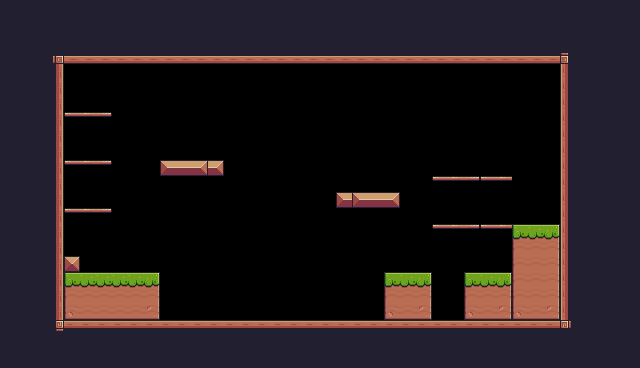

A level layout from a 2D game, rendered from its tile map. Below: a short description, then the map file with its tile-grid data intact:
An orthogonal 40x23 tile map with 16x16 px tiles, 1 tile layer (Background) and 37 objects (11x Fruit, 5x Platform, Player, Saw, Checkpoint, ...).

<map version="1.10" tiledversion="1.11.2" orientation="orthogonal" renderorder="right-down" width="40" height="23" tilewidth="16" tileheight="16" infinite="0" nextlayerid="4" nextobjectid="79">
 <tileset firstgid="1" source="Pixel Adventure.tsx" />
 <layer id="1" name="Background" width="40" height="23">
  <properties>
   <property name="BackgroundColor" value="Gray" />
  </properties>
  <data encoding="csv">
24,24,24,24,24,24,24,24,24,24,24,24,24,24,24,24,24,24,24,24,24,24,24,24,24,24,24,24,24,24,24,24,24,24,24,24,24,24,24,24,
24,24,24,24,24,24,24,24,24,24,24,24,24,24,24,24,24,24,24,24,24,24,24,24,24,24,24,24,24,24,24,24,24,24,24,24,24,24,24,24,
24,24,24,24,24,24,24,24,24,24,24,24,24,24,24,24,24,24,24,24,24,24,24,24,24,24,24,24,24,24,24,24,24,24,24,24,24,24,24,24,
24,24,24,92,134,134,134,134,134,134,134,134,134,134,134,134,134,134,134,134,134,134,134,134,134,134,134,134,134,134,134,134,134,134,134,93,24,24,24,24,
24,24,24,113,0,0,0,0,0,0,0,0,0,0,0,0,0,0,0,0,0,0,0,0,0,0,0,0,0,0,0,0,0,0,0,111,24,24,24,24,
24,24,24,113,0,0,0,0,0,0,0,0,0,0,0,0,0,0,0,0,0,0,0,0,0,0,0,0,0,0,0,0,0,0,0,111,24,24,24,24,
24,24,24,113,0,0,0,0,0,0,0,0,0,0,0,0,0,0,0,0,0,0,0,0,0,0,0,0,0,0,0,0,0,0,0,111,24,24,24,24,
24,24,24,113,40,41,42,0,0,0,0,0,0,0,0,0,0,0,0,0,0,0,0,0,0,0,0,0,0,0,0,0,0,0,0,111,24,24,24,24,
24,24,24,113,0,0,0,0,0,0,0,0,0,0,0,0,0,0,0,0,0,0,0,0,0,0,0,0,0,0,0,0,0,0,0,111,24,24,24,24,
24,24,24,113,0,0,0,0,0,0,0,0,0,0,0,0,0,0,0,0,0,0,0,0,0,0,0,0,0,0,0,0,0,0,0,111,24,24,24,24,
24,24,112,113,40,41,42,0,0,0,13,14,15,15,0,0,0,0,0,0,0,0,0,0,0,0,0,0,0,0,0,0,0,0,0,111,24,24,24,24,
24,24,112,113,0,0,0,0,0,0,0,0,0,0,0,0,0,0,0,0,0,0,0,0,0,0,0,40,41,42,40,41,0,0,0,111,24,24,24,24,
24,24,112,113,0,0,0,0,0,0,0,0,0,0,0,0,0,0,0,0,0,13,13,14,15,0,0,0,0,0,0,0,0,0,0,111,24,24,24,24,
24,24,24,113,40,41,42,0,0,0,0,0,0,0,0,0,0,0,0,0,0,0,0,0,0,0,0,0,0,0,0,0,0,0,0,111,24,24,24,24,
24,24,24,113,0,0,0,0,0,0,0,0,0,0,0,0,0,0,0,0,0,0,0,0,0,0,0,40,41,42,40,41,7,8,9,111,24,24,24,24,
24,24,24,113,0,0,0,0,0,0,0,0,0,0,0,0,0,0,0,0,0,0,0,0,0,0,0,0,0,0,0,0,29,30,31,111,24,24,24,24,
24,24,24,113,35,0,0,0,0,0,0,0,0,0,0,0,0,0,0,0,0,0,0,0,0,0,0,0,0,0,0,0,29,30,31,111,24,24,24,24,
24,24,24,113,7,8,8,8,8,9,0,0,0,0,0,0,0,0,0,0,0,0,0,0,7,8,9,0,0,7,8,9,29,30,31,111,24,24,24,24,
24,24,24,113,29,30,30,30,30,31,0,0,0,0,0,0,0,0,0,0,0,0,0,0,29,30,31,0,0,29,30,31,29,30,31,111,24,24,24,24,
24,24,24,113,51,52,52,52,52,53,0,0,0,0,0,0,0,0,0,0,0,0,0,0,51,52,53,0,0,51,52,53,51,52,53,111,24,24,24,24,
24,24,24,114,90,90,90,90,90,90,90,90,90,90,90,90,90,90,90,90,90,90,90,90,90,90,90,90,90,90,90,90,90,90,90,115,24,24,24,24,
24,24,24,24,24,24,24,24,24,24,24,24,24,24,24,24,24,24,24,24,24,24,24,24,24,24,24,24,24,24,24,24,24,24,24,24,24,24,24,24,
24,24,24,24,24,24,24,24,24,24,24,24,24,24,24,24,24,24,24,24,24,24,24,24,24,24,24,24,24,24,24,24,24,24,24,24,24,24,24,24
</data>
 </layer>
 <objectgroup id="2" name="Spawnpoints">
  <object id="6" name="Player" type="Player" x="128" y="208" width="31.0909" height="31.6364" />
  <object id="39" name="Bananas" type="Fruit" x="80" y="80" width="32" height="32" />
  <object id="41" name="Apple" type="Fruit" x="80" y="176" width="32" height="32" />
  <object id="42" name="Orange" type="Fruit" x="80" y="128" width="32" height="32" />
  <object id="43" name="Apple" type="Fruit" x="160" y="128" width="32" height="32" />
  <object id="44" name="Apple" type="Fruit" x="192" y="128" width="32" height="32" />
  <object id="45" name="Apple" type="Fruit" x="176" y="96" width="32" height="32" />
  <object id="46" name="Apple" type="Fruit" x="336" y="160" width="32" height="32" />
  <object id="47" name="Apple" type="Fruit" x="368" y="160" width="32" height="32" />
  <object id="48" name="Apple" type="Fruit" x="352" y="128" width="32" height="32" />
  <object id="49" name="Kiwi" type="Fruit" x="464" y="144" width="32" height="32" />
  <object id="50" name="Kiwi" type="Fruit" x="464" y="192" width="32" height="32" />
  <object id="55" name="Saw" type="Saw" x="288" y="128" width="32" height="32">
   <properties>
    <property name="isVertical" type="bool" value="true" />
    <property name="offNeg" type="float" value="4" />
    <property name="offPos" type="float" value="3" />
   </properties>
  </object>
  <object id="60" type="Checkpoint" x="496" y="160" width="64" height="64" />
  <object id="61" name="Chicken" type="Chicken" x="288" y="288" width="32" height="32">
   <properties>
    <property name="offNeg" type="float" value="8" />
    <property name="offPos" type="float" value="4" />
   </properties>
  </object>
  <object id="76" name="Play" type="Button" x="560" y="48" width="16" height="16" />
 </objectgroup>
 <objectgroup id="3" name="Collisions" visible="0">
  <object id="10" x="48" y="48" width="16" height="288" />
  <object id="11" x="48" y="48" width="528" height="16" />
  <object id="12" x="560" y="48" width="16" height="288" />
  <object id="13" x="64" y="320" width="496" height="16" />
  <object id="14" x="48" y="320" width="528" height="16" />
  <object id="15" x="64" y="256" width="16" height="16" />
  <object id="16" x="64" y="272" width="96" height="48" />
  <object id="26" x="160" y="160" width="64" height="16" />
  <object id="27" x="336" y="192" width="64" height="16" />
  <object id="28" type="Platform" x="432" y="176" width="80" height="16" />
  <object id="29" type="Platform" x="432" y="224" width="80" height="16" />
  <object id="30" type="Platform" x="64" y="160" width="48" height="16" />
  <object id="31" type="Platform" x="64" y="208" width="48" height="16" />
  <object id="32" type="Platform" x="64" y="112" width="48" height="16" />
  <object id="33" x="48" y="48" width="16" height="288" />
  <object id="34" x="48" y="320" width="528" height="16" />
  <object id="35" x="560" y="48" width="16" height="288" />
  <object id="36" x="48" y="48" width="528" height="16" />
  <object id="37" x="384" y="272" width="48" height="48" />
  <object id="56" x="464" y="272" width="48" height="48" />
  <object id="57" x="512" y="224" width="48" height="96" />
 </objectgroup>
</map>
